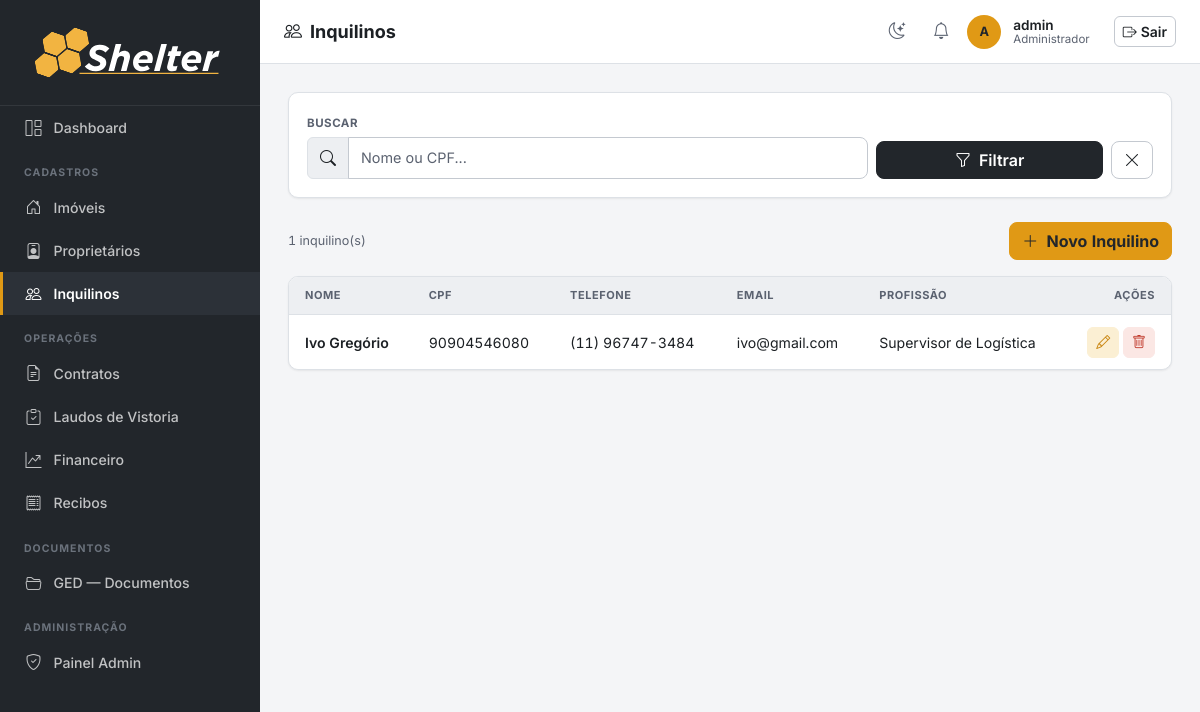
The app's page /inquilinos/ (signed in) with its own data.
### imoveis/models.py (models this page shows, shortened)
class Inquilino(models.Model):
    FAIXA_RENDA_CHOICES = [
        ('ate_2k', '< R$ 2k'),
        ('2_4k', 'R$ 2k - R$ 3.9k'),
        ('4_7k', 'R$ 4k - R$ 6.9k'),
        ('7_10k', 'R$ 7k - R$ 9.9k'),
        ('10_16k', 'R$ 10k - R$ 15.9k'),
        ('acima_16k', 'R$ 16k +'),
    ]
    nome = models.CharField(max_length=200)
    cpf = models.CharField(max_length=14, unique=True, validators=[validate_cpf], verbose_name='CPF')
    cnpj = models.CharField(max_length=18, blank=True, validators=[validate_cnpj], verbose_name='CNPJ')
    email = models.EmailField(blank=True)
    telefone = models.CharField(max_length=20, blank=True, validators=[validate_telefone])
    rg = models.CharField(max_length=20, blank=True, validators=[validate_rg], verbose_name='RG')
    qualificacao = models.CharField(max_length=300, blank=True, verbose_name='Qualificação',
                                    help_text='Estado civil, profissão, nacionalidade')
    profissao = models.CharField(max_length=100, blank=True, verbose_name='Profissão')
    faixa_renda = models.CharField(max_length=20, choices=FAIXA_RENDA_CHOICES, blank=True,
                                   verbose_name='Faixa de Renda')
    observacoes = models.TextField(blank=True, verbose_name='Observações')
    criado_em = models.DateTimeField(auto_now_add=True)
    class Meta:
        verbose_name = 'Inquilino'
        verbose_name_plural = 'Inquilinos'
        ordering = ['nome']

### imoveis/views.py (the view)
# urls.py: path('inquilinos/', views.inquilino_list, name='inquilino_list'),
@login_required
def inquilino_list(request):
    q = request.GET.get('q', '')
    qs = Inquilino.objects.all()
    if q:
        qs = qs.filter(Q(nome__icontains=q) | Q(cpf__icontains=q))
    return render(request, 'inquilinos/inquilino_list.html', {'inquilinos': qs, 'q': q})

### imoveis/context_processors.py (called while the page is built)
def notificacoes_usuario(request):
    user = getattr(request, 'user', None)
    if user is None or not user.is_authenticated:
        return {}
    ultimas = user.notificacoes.all()[:LIMITE_NOTIFICACOES_TOPBAR]
    return {'ultimas_notificacoes_usuario': ultimas}

### templates/inquilinos/inquilino_list.html (shortened to what this page needs)
{% extends 'base.html' %}
{% block page_title %}<i class="bi bi-people me-2"></i>Inquilinos{% endblock %}
{% block nav_inquilinos %}active{% endblock %}
{% block content %}
<div class="section-card mb-4">
  <div class="section-card-body">
    <form method="get" class="row g-2 align-items-end">
      <div class="col-12 col-md-8">
        <label class="form-label">Buscar</label>
        <div class="input-group">
          <span class="input-group-text"><i class="bi bi-search"></i></span>
          <input type="text" name="q" value="{{ q }}" class="form-control" placeholder="Nome ou CPF...">
        </div>
      </div>
      <div class="col-12 col-md-4 d-flex gap-2">
        <button type="submit" class="btn btn-graphite flex-fill"><i class="bi bi-funnel me-1"></i> Filtrar</button>
        <a href="{% url 'inquilino_list' %}" class="btn btn-outline-secondary"><i class="bi bi-x-lg"></i></a>
      </div>
    </form>
  </div>
</div>
<div class="d-flex justify-content-between align-items-center mb-3">
  <span class="text-muted small">{{ inquilinos.count }} inquilino(s)</span>
  <a href="{% url 'inquilino_create' %}" class="btn btn-primary"><i class="bi bi-plus-lg me-1"></i> Novo Inquilino</a>
</div>
<div class="section-card">
  <div class="table-responsive">
    <table class="table mb-0">
      <thead>
        <tr><th>Nome</th><th>CPF</th><th>Telefone</th><th>Email</th><th>Profissão</th><th class="text-end">Ações</th></tr>
      </thead>
      <tbody>
        {% for i in inquilinos %}
        <tr>
          <td class="fw-semibold">{{ i.nome }}</td>
          <td>{{ i.cpf }}</td>
          <td>{{ i.telefone|default:"—" }}</td>
          <td>{{ i.email|default:"—" }}</td>
          <td>{{ i.profissao|default:"—" }}</td>
          <td class="text-end">
            <a href="{% url 'inquilino_edit' i.pk %}" class="btn btn-sm btn-outline-primary"><i class="bi bi-pencil"></i></a>
            <button class="btn btn-sm btn-outline-danger" data-bs-toggle="modal" data-bs-target="#del{{ i.pk }}"><i class="bi bi-trash"></i></button>
          </td>
        </tr>
        {% empty %}
        <tr>
          <td colspan="6" class="border-0">
            <div class="empty-state"><i class="bi bi-inbox"></i>Nenhum inquilino cadastrado.</div>
          </td>
        </tr>
        {% endfor %}
      </tbody>
    </table>
  </div>
</div>
{% endblock %}

### templates/base.html (shortened to what this page needs)
{% load static %}
<!DOCTYPE html>
<html lang="pt-BR">
<head>
  <link rel="stylesheet" href="https://cdn.jsdelivr.net/npm/bootstrap@5.3.3/dist/css/bootstrap.min.css">
  <link rel="stylesheet" href="https://cdn.jsdelivr.net/npm/bootstrap-icons@1.11.3/font/bootstrap-icons.min.css">
  <link rel="stylesheet" href="https://cdn.jsdelivr.net/npm/flatpickr/dist/flatpickr.min.css">
  <link rel="stylesheet" href="{% static 'css/shelter.css' %}">
</head>
<body>
<nav id="sidebar">
  <div class="sidebar-brand">
    <img src="{% static 'assets/Shelter_LOGO_white.svg' %}" alt="Shelter" class="brand-full">
  </div>
  <ul class="nav flex-column">
    {% if perms.imoveis.pode_acessar_dashboard %}
    <li class="nav-item">
      <a class="nav-link {% block nav_dashboard %}{% endblock %}" href="{% url 'dashboard' %}" title="Dashboard">
        <i class="bi bi-grid-1x2"></i> <span class="nav-text">Dashboard</span>
      </a>
    </li>
    {% endif %}
    <li><span class="nav-section-label">Cadastros</span></li>
    <li class="nav-item">
      <a class="nav-link {% block nav_imoveis %}{% endblock %}" href="{% url 'imovel_list' %}" title="Imóveis">
        <i class="bi bi-house-door"></i> <span class="nav-text">Imóveis</span>
      </a>
    </li>
    <li class="nav-item">
      <a class="nav-link {% block nav_proprietarios %}{% endblock %}" href="{% url 'proprietario_list' %}" title="Proprietários">
        <i class="bi bi-person-badge"></i> <span class="nav-text">Proprietários</span>
      </a>
    </li>
    <li class="nav-item">
      <a class="nav-link {% block nav_inquilinos %}{% endblock %}" href="{% url 'inquilino_list' %}" title="Inquilinos">
        <i class="bi bi-people"></i> <span class="nav-text">Inquilinos</span>
      </a>
    </li>
    <li><span class="nav-section-label">Operações</span></li>
    <li class="nav-item">
      <a class="nav-link {% block nav_contratos %}{% endblock %}" href="{% url 'contrato_list' %}" title="Contratos">
        <i class="bi bi-file-earmark-text"></i> <span class="nav-text">Contratos</span>
      </a>
    </li>
    <li class="nav-item">
      <a class="nav-link {% block nav_laudos %}{% endblock %}" href="{% url 'laudo_list' %}" title="Laudos de Vistoria">
        <i class="bi bi-clipboard-check"></i> <span class="nav-text">Laudos de Vistoria</span>
      </a>
    </li>
    {% if perms.imoveis.pode_acessar_financeiro %}
    <li class="nav-item">
      <a class="nav-link {% block nav_financeiro %}{% endblock %}" href="{% url 'lancamento_list' %}" title="Financeiro">
        <i class="bi bi-graph-up-arrow"></i> <span class="nav-text">Financeiro</span>
      </a>
    </li>
    {% endif %}
    <li class="nav-item">
      <a class="nav-link {% block nav_recibos %}{% endblock %}" href="{% url 'recibo_list' %}" title="Recibos">
        <i class="bi bi-receipt"></i> <span class="nav-text">Recibos</span>
      </a>
    </li>
    <li><span class="nav-section-label">Documentos</span></li>
    <li class="nav-item">
      <a class="nav-link {% block nav_documentos %}{% endblock %}" href="{% url 'documentos' %}" title="GED — Documentos">
        <i class="bi bi-folder2-open"></i> <span class="nav-text">GED — Documentos</span>
      </a>
    </li>
    {% if user.is_staff %}
    <li><span class="nav-section-label">Administração</span></li>
    <li class="nav-item">
      <a class="nav-link" href="{% url 'admin:index' %}" title="Painel Admin">
        <i class="bi bi-shield-check"></i> <span class="nav-text">Painel Admin</span>
      </a>
    </li>
    {% endif %}
  </ul>
</nav>
<header id="topbar">
  <span class="page-title">{% block page_title %}{% endblock %}</span>
  <div class="user-info ms-auto">
    <button type="button" class="icon-btn" id="theme-toggle" title="Alternar tema claro/escuro" aria-label="Alternar tema claro/escuro">
      <i class="bi bi-moon-stars"></i>
    </button>
    <div class="dropdown notif-dropdown">
      <button class="icon-btn" type="button" id="notifDropdown" data-bs-toggle="dropdown"
              aria-expanded="false" title="Notificações" aria-label="Notificações">
        <i class="bi bi-bell"></i>
      </button>
    </div>
    <div class="user-avatar">
      {{ user.get_short_name|default:user.username|first|upper }}
    </div>
    <div class="ms-1">
      <div class="user-name">{{ user.get_short_name|default:user.username }}</div>
      <div class="user-role">{% if user.is_superuser %}Administrador{% elif perms.imoveis.pode_acessar_dashboard %}Owner{% else %}Comum{% endif %}</div>
    </div>
    <form method="post" action="{% url 'logout' %}" class="d-inline ms-3">
      <button type="submit" class="btn btn-outline-secondary btn-sm">
        <i class="bi bi-box-arrow-right me-1"></i>Sair
      </button>
    </form>
  </div>
</header>
<main id="main-content">
  {% block content %}{% endblock %}
</main>
</body>
</html>

### records on screen
Inquilino: nome "Ivo Gregório", cpf "90904546080", telefone "(11) 96747-3484", email "ivo@gmail.com", profissao "Supervisor de Logística"

### other values on screen
{{ user.get_short_name|default:user.username|first|upper }} "A"
{{ user.get_short_name|default:user.username }} "admin"
{{ inquilinos.count }} "1"
